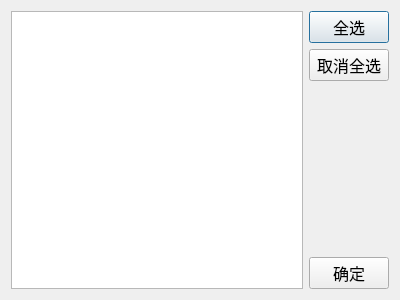
<?xml version="1.0" encoding="UTF-8"?>
<ui version="4.0">
 <class>ShareFile</class>
 <widget class="QDialog" name="ShareFile">
  <property name="geometry">
   <rect>
    <x>0</x>
    <y>0</y>
    <width>400</width>
    <height>300</height>
   </rect>
  </property>
  <property name="windowTitle">
   <string>Dialog</string>
  </property>
  <layout class="QHBoxLayout" name="horizontalLayout">
   <item>
    <widget class="QListWidget" name="listWidget"/>
   </item>
   <item>
    <layout class="QVBoxLayout" name="verticalLayout">
     <item>
      <widget class="QPushButton" name="allSelected_PB">
       <property name="font">
        <font>
         <family>Agency FB</family>
         <pointsize>12</pointsize>
        </font>
       </property>
       <property name="text">
        <string>全选</string>
       </property>
      </widget>
     </item>
     <item>
      <widget class="QPushButton" name="cancleSelected_PB">
       <property name="font">
        <font>
         <family>Agency FB</family>
         <pointsize>12</pointsize>
        </font>
       </property>
       <property name="text">
        <string>取消全选</string>
       </property>
      </widget>
     </item>
     <item>
      <spacer name="verticalSpacer">
       <property name="orientation">
        <enum>Qt::Vertical</enum>
       </property>
       <property name="sizeHint" stdset="0">
        <size>
         <width>20</width>
         <height>40</height>
        </size>
       </property>
      </spacer>
     </item>
     <item>
      <widget class="QPushButton" name="ok_PB">
       <property name="font">
        <font>
         <family>Agency FB</family>
         <pointsize>12</pointsize>
        </font>
       </property>
       <property name="text">
        <string>确定</string>
       </property>
      </widget>
     </item>
    </layout>
   </item>
  </layout>
 </widget>
 <resources/>
 <connections/>
</ui>
